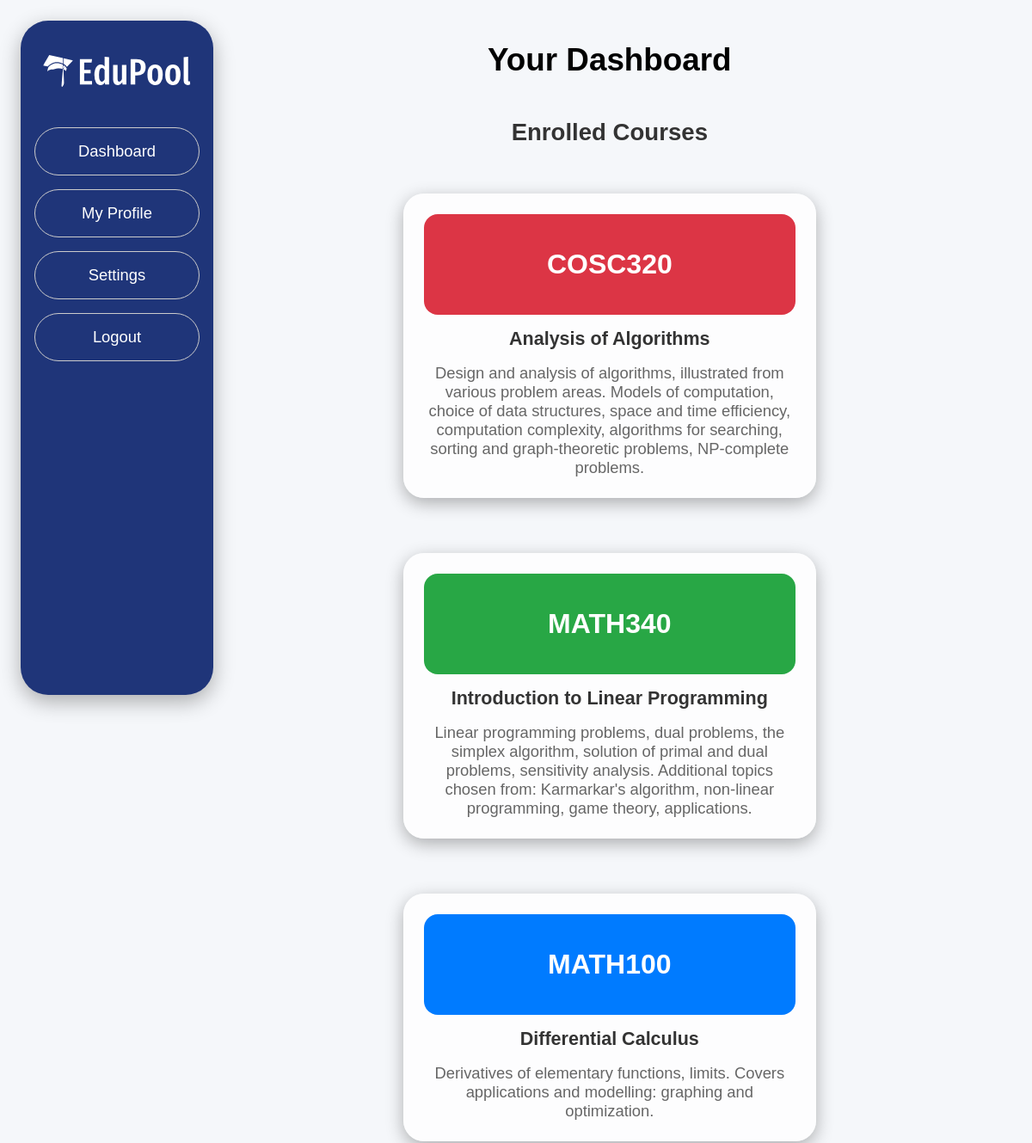
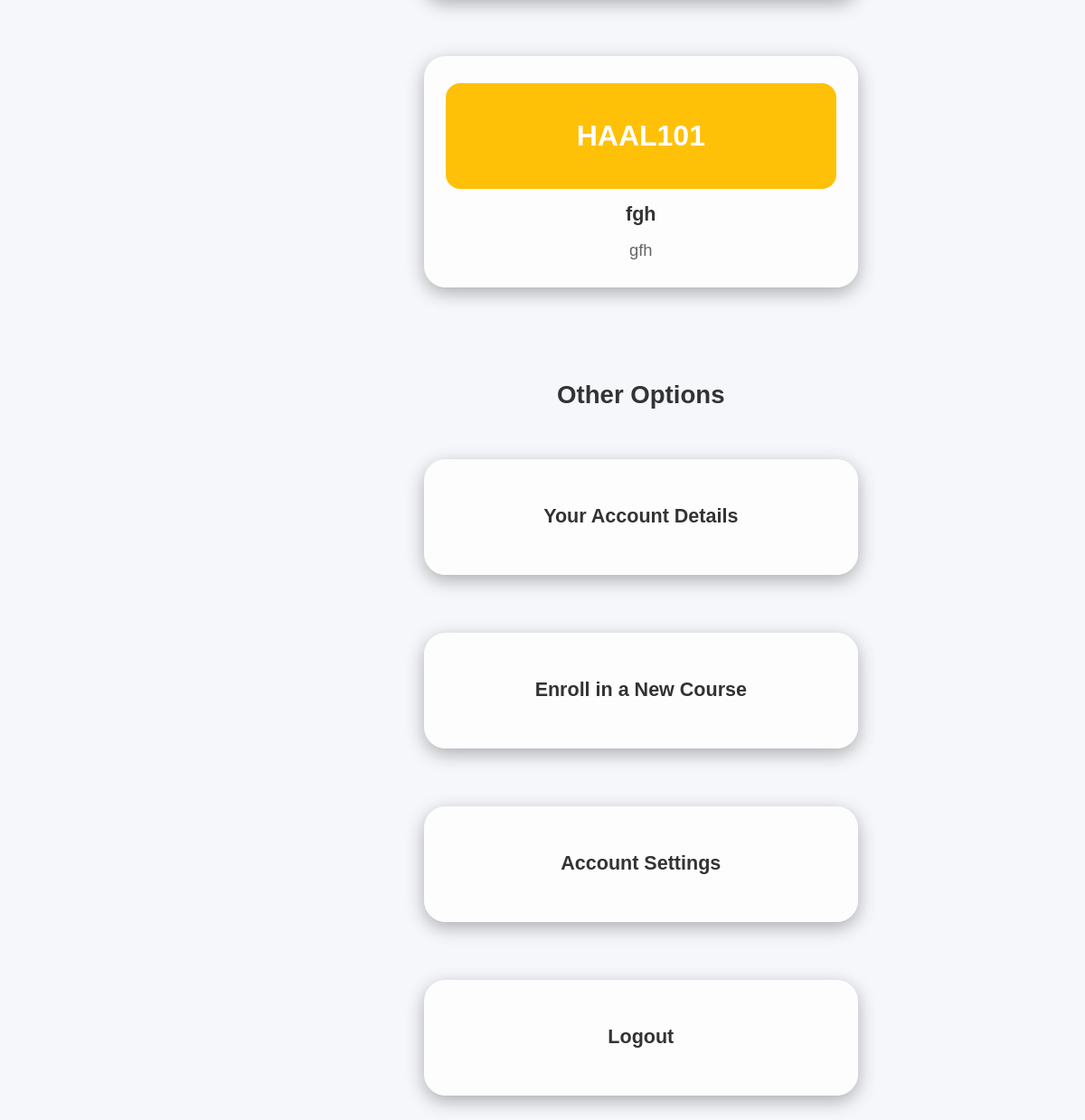
The page / (signed in) on the database its author committed (2 pictures, top to bottom).
### website/models.py (models this page shows)
class Course(db.Model):
    __tablename__ = 'courses'
    id = db.Column(db.Integer, primary_key=True)
    course_code = db.Column(db.Integer(), unique = True)
    course_name = db.Column(db.String(150))
    course_limit = db.Column(db.Integer)
    course_desc = db.Column(db.String(1000))
    teacher_id = db.Column(db.Integer, db.ForeignKey('users.id'))

### website/views.py (the view)
@views.route('/')
@login_required
def home():
    enrolled_courses = Course.query.join(Enrollment).filter(Enrollment.user_id == current_user.id).all()
    all_courses = Course.query.all()
    return render_template("dashboard.html", user=current_user, enrolled_courses=enrolled_courses, all_courses=all_courses)

### website/__init__.py (called while the page is built)
def create_app():
    app = Flask(__name__)
    app.config['SECRET_KEY'] = 'gvfvsvf'
    app.config["SQLALCHEMY_DATABASE_URI"]= f"sqlite:///{DB_NAME}"
    db.init_app(app)
    from .views import views
    from .auth import auth
    app.register_blueprint(views, url_prefix='/')
    app.register_blueprint(auth, url_prefix='/')
    from .models import User
    create_database(app)
    login_manager = LoginManager()
    login_manager.login_view = 'auth.login'
    login_manager.init_app(app)
    @login_manager.user_loader
    def load_user(id):
        return User.query.get(int(id))
    return app

### website/templates/dashboard.html (shortened to what this page needs)
<!DOCTYPE html>
<html lang="en">
<head>
    <link rel="stylesheet" href="{{ url_for('static', filename='css/base.css') }}">
    <link rel="stylesheet" href="{{ url_for('static', filename='css/dashboard.css') }}">
</head>
<body>
    {% include 'sidebar.html' %}
    <main>
        <h1>Your Dashboard</h1>
            {% if current_user.user_type not in ['admin'] %}
            <section>
                {% if current_user.user_type in ['student'] %}
                <h2>Enrolled Courses</h2>
                {% endif %}
                <div class="section-content">
                    {% for course in enrolled_courses %}
                    <a href="{{ url_for('views.course_page', course_id=course.id) }}">
                        <div class="card">
                            <h3 class="course-code">{{ course.course_code }}</h3>
                            <h3>{{ course.course_name }}</h3>
                            <p>{{ course.course_desc }}</p>
                        </div>
                    </a>
                    {% endfor %}
                </div>
                {% endif %}
            </section>
            <section>
                <h2>Other Options</h2>
                <div class="section-content">
                    <a href="{{ url_for('views.account_details') }}">
                        <h3 class="card options">Your Account Details</h3>
                    </a>
                    {% if current_user.user_type in ['student'] %}
                    <a href="{{ url_for('views.display_courses') }}">
                        <h3 id="enroll_course_link" class="card options">Enroll in a New Course</h3>
                    </a>
                    {% endif %}
                    <a href="{{ url_for('views.edit_details') }}">
                        <h3 class="card options">Account Settings</h3>
                    </a>
                    <a href="{{ url_for('auth.logout') }}" id="logout">
                        <h3 class="card options">Logout</h3>
                    </a>
                </div>
            </section>
    </main>
</body>
</html>

### website/static/css/base.css (style rules this page uses)
body { background: #f5f7fa; padding: 1rem; font-family: Helvetica, sans-serif; font-size: 1.15rem; }
a { text-decoration: none; }
section { margin-bottom: 3rem; display: flex; flex-direction: column; align-items: center; justify-content: center; }
main { width: 80%; margin-left: 14rem; display: flex; flex-direction: column; align-items: center; justify-content: center; }
h2 { color: #333; }
.section-content { display: flex; flex-wrap: wrap; justify-content: center; align-items: center; }
.card { width: 30rem; min-height: 16rem; margin: 2rem; border-radius: 1.5rem; padding: 1.5rem; box-sizing: border-box; background-color: rgba(255, 255, 255, 0.79); box-shadow: 0px 6px 20px rgba(0, 0, 0, 0.3); transition: transform 0.5s ease-in-out; display: flex; flex-direction: column; justify-content: center; align-items: center; text-align: center; }
h3 { color: #333; margin: 1rem 0; }
p { color: #666; margin: 0; }
.options { min-height: 8rem; }

### website/static/css/dashboard.css (style rules this page uses)
.course-code { font-size: 2rem; color: white; margin: 0; width: 100%; padding: 2.5rem 0; border-radius: 1rem; }

### rows shown on the page
Course: course_code "COSC320", course_name "Analysis of Algorithms", course_desc "Design and analysis of algorithms, illustrated from various problem areas. Models of computation, choice of data structures, space and time efficiency, computation complexity, algorithms for searching, sorting and graph-theoretic problems, NP-complete problems."
Course: course_code "MATH340", course_name "Introduction to Linear Programming", course_desc "Linear programming problems, dual problems, the simplex algorithm, solution of primal and dual problems, sensitivity analysis. Additional topics chosen from: Karmarkar's algorithm, non-linear programming, game theory, applications."
Course: course_code "MATH100", course_name "Differential Calculus", course_desc "Derivatives of elementary functions, limits. Covers applications and modelling: graphing and optimization."
Course: course_code "HAAL101", course_name "fgh", course_desc "gfh"
